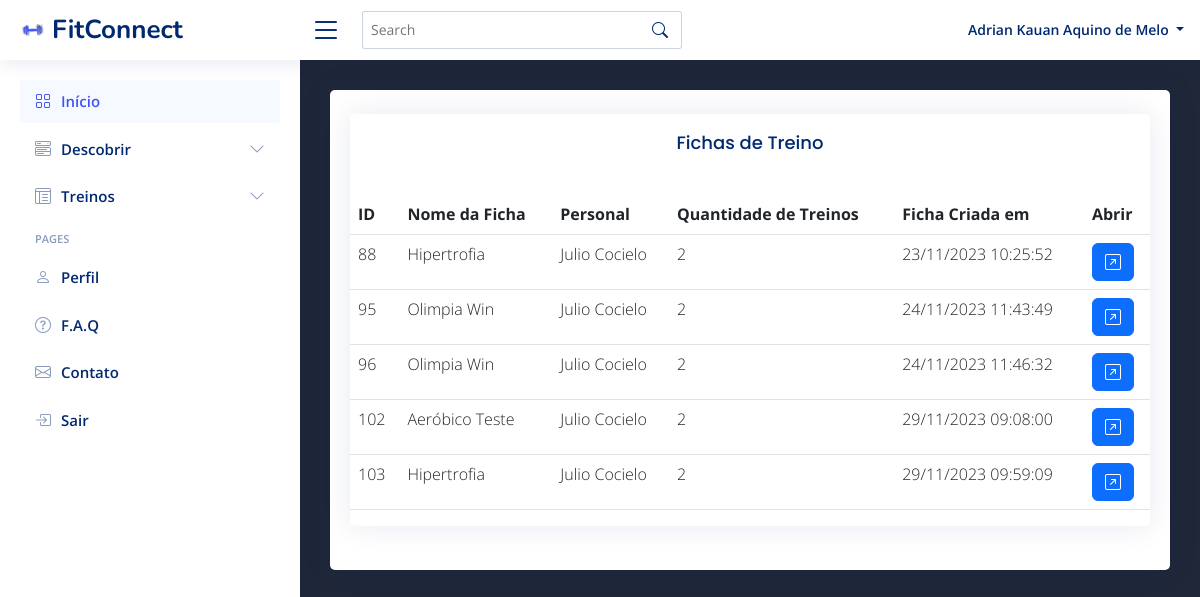
The app's page /listarFichaTreinoAluno.php (signed in) with its own data.
### tables this page shows
CREATE TABLE `ficha_treino` (
  `id` int(11) NOT NULL,
  `nome` varchar(255) NOT NULL,
  `aluno_id` int(11) NOT NULL,
  `personal_id` int(11) DEFAULT NULL,
  `num_treinos` int(11) NOT NULL,
  `descricao` text NOT NULL,
  `dataCadastro` datetime NOT NULL DEFAULT current_timestamp()
);

CREATE TABLE `personal` (
  `id` int(11) NOT NULL,
  `nome` varchar(100) NOT NULL,
  `email` varchar(100) NOT NULL,
  `senha` varchar(50) NOT NULL,
  `sexo` varchar(10) NOT NULL,
  `dataNascimento` date DEFAULT NULL,
  `cref` varchar(15) NOT NULL,
  `cpf` varchar(11) NOT NULL,
  `cnpj` varchar(20) NOT NULL,
  `telefone` varchar(20) NOT NULL,
  `cep` varchar(15) NOT NULL,
  `endereco` varchar(100) NOT NULL,
  `numero` varchar(6) NOT NULL,
  `bairro` varchar(45) NOT NULL,
  `cidade` varchar(50) NOT NULL,
  `estado` varchar(20) NOT NULL,
  `observacao` varchar(500) NOT NULL,
  `estatus` varchar(10) NOT NULL DEFAULT 'ativo',
  `dataCadastro` datetime NOT NULL DEFAULT current_timestamp() ON UPDATE current_timestamp()
);

### listarFichaTreinoAluno.php (the view, shortened to what this page needs)
<?php
require_once('conexao.php');
$idAlunoLogado = $_SESSION['id'];
$sqlSelect = "SELECT ft.*, a.nome AS nome_aluno, p.nome AS nome_personal
              FROM ficha_treino ft
              JOIN aluno a ON ft.aluno_id = a.id
              JOIN personal p ON ft.personal_id = p.id
              WHERE ft.aluno_id = ?";
$stmtSelect = $conexao->prepare($sqlSelect);
$stmtSelect->bind_param("i", $idAlunoLogado);
$stmtSelect->execute();
$resultados = $stmtSelect->get_result();
?>
<!DOCTYPE html>
<html lang="pt-br">
<head>
    <link href="https://cdn.jsdelivr.net/npm/bootstrap@5.3.0-alpha3/dist/css/bootstrap.min.css" rel="stylesheet"
>
    <link href="assets/vendor/bootstrap/css/bootstrap.min.css" rel="stylesheet">
    <link href="assets/vendor/bootstrap-icons/bootstrap-icons.css" rel="stylesheet">
    <link href="assets/vendor/boxicons/css/boxicons.min.css" rel="stylesheet">
    <link href="assets/vendor/quill/quill.snow.css" rel="stylesheet">
    <link href="assets/vendor/quill/quill.bubble.css" rel="stylesheet">
    <link href="assets/vendor/remixicon/remixicon.css" rel="stylesheet">
    <link href="assets/vendor/simple-datatables/style.css" rel="stylesheet">
    <link href="assets/css/style.css" rel="stylesheet">
    <link rel="stylesheet" href="assets/css/tableFicha.css">
</head>
<body>
    <?php if ($_SESSION['perfil'] == 'aluno') {
        require_once('menuAluno.php');
    } elseif ($_SESSION['perfil'] == 'personal') {
        require_once('menuPersonal.php');
    } elseif ($_SESSION['perfil'] == 'admin') {
        require_once('menu.php');
    } ?>
    <main id="main" class="main">
        <section class="section">
            <div class="row">
                <div class="col-lg-12">
                    <div class="card">
                        <div class="card-body">
                            <div class="card mt-4 mb-4">
                                <div class="card-body">
                                    <h2 class="card-title">Fichas de Treino
                                    </h2>
                                </div>
                                <div style="overflow-x: auto">
                                    <table class="table datatable">
                                        <thead>
                                            <tr>
                                                <th scope="col">ID</th>
                                                <th scope="col">Nome da Ficha</th>
                                                <th scope="col">Personal</th>
                                                <th scope="col">Quantidade de Treinos</th>
                                                <th scope="col">Ficha Criada em</th>
                                                <th scope="col">Abrir</th>
                                            </tr>
                                        </thead>
                                        <tbody>
                                            <?php while ($linha = mysqli_fetch_array($resultados)) { ?>
                                                <tr>
                                                    <td>
                                                        <?= $linha['id'] ?>
                                                    </td>
                                                    <td>
                                                        <?= $linha['nome'] ?>
                                                    </td>
                                                    <td>
                                                        <?= $linha['nome_personal'] ?>
                                                    </td>
                                                    <td>
                                                        <?= $linha['num_treinos'] ?>
                                                    </td>
                                                    <td>
                                                        <?php
                                                        $dataCadastro = new DateTime($linha['dataCadastro']);
                                                        echo $dataCadastro->format('d/m/Y H:i:s');
                                                        ?>
                                                    </td>
                                                    <td>
                                                        <a href="mostrarFichaTreino.php?id=<?= $linha['id'] ?>"
                                                            class="btn btn-primary">
                                                            <i class="bi bi-arrow-up-right-square"></i>
                                                        </a>
                                                    </td>
                                                </tr>
                                            <?php } ?>
                                        </tbody>
                                    </table>
                                </div>
                            </div>
                        </div>
                    </div>
                </div>
            </div>
        </section>
</body>
</html>

### assets/css/style.css (style rules this page uses)
:root { scroll-behavior: smooth; }
body { font-family: "Open Sans", sans-serif; background: #f6f9ff; color: #444444; }
a { color: #4154f1; text-decoration: none; }
h1, h2, h3, h4, h5, h6 { font-family: "Nunito", sans-serif; }
#main { margin-top: 60px; padding: 20px 30px; transition: all 0.3s; }
.card { margin-bottom: 30px; border: none; border-radius: 5px; box-shadow: 0px 0 30px rgba(1, 41, 112, 0.1); }
.card-title { padding: 20px 0 15px 0; font-size: 18px; font-weight: 500; color: #012970; font-family: "Poppins", sans-serif; }
.card-body { padding: 0 20px 20px 20px; }
@media (min-width: 1200px) { #main, #footer { margin-left: 300px; } }

### assets/css/tableFicha.css (style rules this page uses)
body { font-family: 'Open Sans', sans-serif; font-weight: 300; line-height: 1.42em; color:#A7A1AE; background-color:#1F2739; }
h2 { font-size:1em; font-weight: 300; text-align: center; display: block; line-height:1em; padding-bottom: 2em; color: #000000; }

### records on screen
ficha_treino: id "88", nome "Hipertrofia", personal.nome "Julio Cocielo", num_treinos "2", dataCadastro "23/11/2023 10:25:52"
ficha_treino: id "95", nome "Olimpia Win", personal.nome "Julio Cocielo", num_treinos "2", dataCadastro "24/11/2023 11:43:49"
ficha_treino: id "96", nome "Olimpia Win", personal.nome "Julio Cocielo", num_treinos "2", dataCadastro "24/11/2023 11:46:32"
ficha_treino: id "102", nome "Aeróbico Teste", personal.nome "Julio Cocielo", num_treinos "2", dataCadastro "29/11/2023 09:08:00"
ficha_treino: id "103", nome "Hipertrofia", personal.nome "Julio Cocielo", num_treinos "2", dataCadastro "29/11/2023 09:59:09"

### other values on screen
$aluno_name "Adrian Kauan Aquino de Melo"
